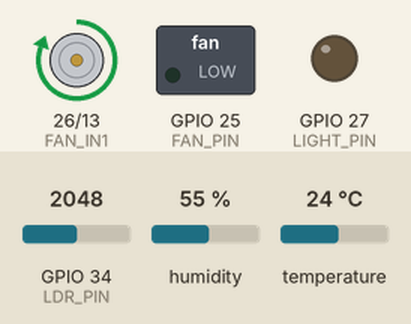
The sketch below on a simulated ESP32. Shown: motor-driver pin pairs drawn as motors (green arrow = first pin HIGH = forward, orange = second pin HIGH = backward, longer = more drive), switched loads named in the sketch (green lamp = pin HIGH), output pins drawn as LEDs (lit = HIGH). The inputs (shaded band) are chosen by the test bench; at power-on: GPIO 34 (LDR_PIN) = 2048, temperature 24 °C, humidity 55 % (analog values on the 0–4095 scale). WiFi joins after 1.5 s; servers stay silent unless stated; uploads are accepted with an empty reply; what the sketch prints to the serial monitor is not drawn.

Above: at 3.1 s.
3.2 s: GPIO 34 (LDR_PIN) set to 3237
7.7 s: GPIO 34 (LDR_PIN) set to 3341
At 10.2 s:
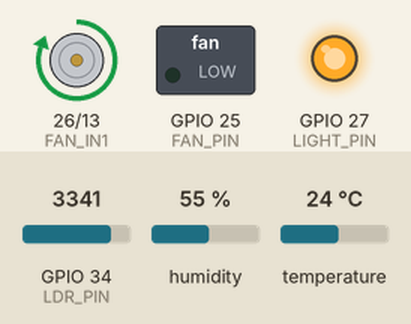
11.7 s: temperature set to 29 °C
15.7 s: temperature set to 32 °C
At 18.4 s:
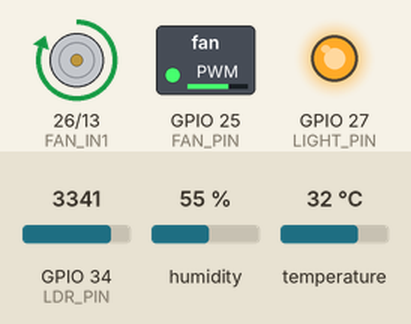
19.7 s: GPIO 34 (LDR_PIN) set to 491
At 21.9 s:
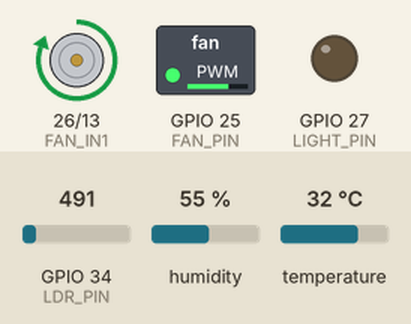
23.7 s: temperature set to 41 °C
At 25.4 s:
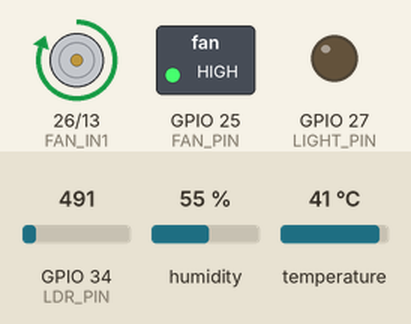
Timing chart, 0 to 26.9 s (numbered marks = the images above; inputs shaded):
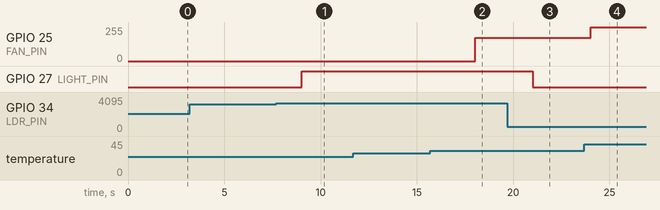

The sketch:

smart_home_esp32.ino
```cpp
/* ─────────────────────────────────────────────────────────────
   SMART HOME CONTROL SYSTEM — ESP32 Firmware
   Matches the "Overview" dashboard:
     • Temperature + Humidity  (DHT11)
     • LDR (Lux)               (analog light sensor)
     • Room Light              (relay ON/OFF)
     • Fan                     (12 V DC motor via L298N, PWM speed 0-100%)
     • Automatic / Manual mode
   Talks to the Django backend:
     POST /api/telemetry/  -> sends readings every 3 s, receives device state
     GET  /api/control/    -> polled every 0.4 s so manual ON/OFF from the
                              dashboard reaches the relay almost instantly
   -----------------------------------------------------------------
   Libraries (install via Arduino Library Manager):
     • "DHT sensor library" by Adafruit  (+ Adafruit Unified Sensor)
     • "ArduinoJson" by Benoit Blanchon  (v6 or v7)
   Board: "ESP32 Dev Module"
   ───────────────────────────────────────────────────────────── */

#include <WiFi.h>
#include <HTTPClient.h>
#include <DHT.h>
#include <ArduinoJson.h>
#include "secrets.h"        // Wi-Fi credentials (git-ignored; see secrets.example.h)

/* ══════════════ 1. CONFIG — EDIT THESE ══════════════ */
const char* WIFI_SSID = WIFI_SSID_SECRET;
const char* WIFI_PASS = WIFI_PASS_SECRET;

// Django server address. Use your PC's LAN IP (run `ipconfig` / `ip addr`),
// NOT 127.0.0.1 — the ESP32 needs to reach your computer over the network.
// No trailing slash.
// LOCAL  : "http://10.250.164.58:8000"           (laptop LAN IP)
// ONLINE : "http://smarthome24.pythonanywhere.com"   (PythonAnywhere, plain http — no cert needed)
const char* SERVER_BASE = "http://smarthome24.pythonanywhere.com";

const String TELEMETRY_URL = String(SERVER_BASE) + "/api/telemetry/";
const String CONTROL_URL   = String(SERVER_BASE) + "/api/control/";

/* ══════════════ 2. PIN MAP ══════════════ */
#define DHT_PIN     33      // DHT11 data
#define DHT_TYPE    DHT11
#define LDR_PIN     34     // LDR analog (ADC1, input-only)

// Which way the divider is wired decides whether the raw ADC value rises or
// falls in light. Set to false if bright light starts reading LOW lux again.
const bool LDR_INVERTED = true;
#define LIGHT_PIN   27     // Relay for Room Light

// ── Fan via L298N motor driver (DC motor only, NOT a 220 V AC fan) ──
#define FAN_PIN     25     // -> ENA  (PWM speed, remove the ENA jumper!)
#define FAN_IN1     26     // -> IN1  (direction)
#define FAN_IN2     13     // -> IN2  (direction)

/* ══════════════ 3. THRESHOLDS (defaults — the dashboard can change them) ══════ */
// These are updated from the server's device state (temp_on / temp_full /
// light_on_lux), so the values below only matter until the first reply arrives.
float TEMP_ON      = 30.0;   // fan turns on above this °C
float TEMP_FULL    = 40.0;   // fan reaches 100% at this °C
int   LIGHT_ON_LUX = 200;    // light turns on below this lux

/* ══════════════ 4. FAN PWM (LEDC) ══════════════ */
const int FAN_CH   = 0;
const int FAN_FREQ = 5000;    // 5 kHz — the L298N cannot switch much faster
const int FAN_RES  = 8;       // 8-bit (0-255)
const int FAN_MIN_DUTY = 90;  // below this a DC motor just buzzes and stalls

/* ══════════════ 5. STATE ══════════════ */
DHT dht(DHT_PIN, DHT_TYPE);

bool  lightOn   = true;
bool  fanOn     = true;
int   fanSpeed  = 65;     // %
bool  autoMode  = true;

unsigned long lastSend = 0;
unsigned long lastPoll = 0;
const unsigned long SEND_EVERY = 3000;   // telemetry: read sensors + log to server
const unsigned long POLL_EVERY = 400;    // control: how fast manual commands land

/* ─────────────────────────────────────────────────────────── */
void setup() {
  Serial.begin(115200);
  delay(300);

  pinMode(LIGHT_PIN, OUTPUT);

  // L298N: IN1/IN2 fix the rotation direction, ENA carries the PWM speed.
  pinMode(FAN_IN1, OUTPUT);
  pinMode(FAN_IN2, OUTPUT);
  digitalWrite(FAN_IN1, HIGH);         // swap these two if the fan spins backwards
  digitalWrite(FAN_IN2, LOW);

  ledcSetup(FAN_CH, FAN_FREQ, FAN_RES);
  ledcAttachPin(FAN_PIN, FAN_CH);

  dht.begin();
  analogReadResolution(12);            // 0-4095

  connectWiFi();
}

void loop() {
  if (WiFi.status() != WL_CONNECTED) connectWiFi();

  // ── Fast control poll — manual commands land within ~0.4 s ──
  if (millis() - lastPoll >= POLL_EVERY) {
    lastPoll = millis();
    fetchControl();
  }

  if (millis() - lastSend >= SEND_EVERY) {
    lastSend = millis();

    float temp = dht.readTemperature();
    float hum  = dht.readHumidity();
    if (isnan(temp)) temp = 0;
    if (isnan(hum))  hum  = 0;
    int   lux  = readLux();

    // ── Automatic mode: device decides locally ──
    if (autoMode) {
      lightOn = (lux < LIGHT_ON_LUX);
      if (temp > TEMP_ON) {
        fanOn    = true;
        // linear 40 % at TEMP_ON → 100 % at TEMP_FULL
        float t = constrain(temp, TEMP_ON, TEMP_FULL);
        fanSpeed = (int)(40 + (t - TEMP_ON) * 60.0 / (TEMP_FULL - TEMP_ON));
      } else {
        fanOn    = false;
        fanSpeed = 0;
      }
    }

    applyOutputs();
    sendTelemetry(temp, hum, lux);
  }
}

/* ── Wi-Fi ── */
void connectWiFi() {
  Serial.printf("Connecting to %s", WIFI_SSID);
  WiFi.mode(WIFI_STA);
  WiFi.begin(WIFI_SSID, WIFI_PASS);
  unsigned long t0 = millis();
  while (WiFi.status() != WL_CONNECTED && millis() - t0 < 15000) {
    delay(400); Serial.print(".");
  }
  if (WiFi.status() == WL_CONNECTED)
    Serial.printf("\n[OK] Connected. IP: %s\n", WiFi.localIP().toString().c_str());
  else
    Serial.println("\n[!!] WiFi failed, will retry.");
}

/* ── LDR -> approx lux (calibrate for your divider) ── */
int readLux() {
  int raw = analogRead(LDR_PIN);          // 0-4095
  int lux = LDR_INVERTED ? map(raw, 0, 4095, 1000, 0)   // raw falls in light
                         : map(raw, 0, 4095, 0, 1000);  // raw rises in light
  Serial.printf("[ldr] raw=%4d -> %4d lux\n", raw, constrain(lux, 0, 1000));
  return constrain(lux, 0, 1000);
}

/* ── Drive relay + fan PWM ── */
void applyOutputs() {
  digitalWrite(LIGHT_PIN, lightOn ? HIGH : LOW);

  int duty = 0;
  if (fanOn && fanSpeed > 0) {
    // Scale 1-100 % into FAN_MIN_DUTY..255 so even 1 % actually turns the motor.
    duty = map(fanSpeed, 1, 100, FAN_MIN_DUTY, 255);
  }
  ledcWrite(FAN_CH, duty);
}

/* ── Signal strength % from RSSI ── */
int signalPct() {
  if (WiFi.status() != WL_CONNECTED) return 0;
  int rssi = WiFi.RSSI();               // ~ -30 (great) .. -90 (poor)
  return constrain(2 * (rssi + 100), 0, 100);
}

/* ── Server is the source of truth for mode + manual targets.
      Returns true (and drives the outputs) only when something changed. ── */
bool applyServerState(JsonDocument& in) {
  bool prevLight = lightOn, prevFan = fanOn, prevAuto = autoMode;
  int  prevSpeed = fanSpeed;

  // Automation thresholds set on the dashboard (Automation page)
  TEMP_ON      = in["temp_on"]      | TEMP_ON;
  TEMP_FULL    = in["temp_full"]    | TEMP_FULL;
  LIGHT_ON_LUX = in["light_on_lux"] | LIGHT_ON_LUX;
  if (TEMP_FULL <= TEMP_ON) TEMP_FULL = TEMP_ON + 5;

  autoMode = in["auto_mode"] | autoMode;
  if (!autoMode) {                       // manual: obey server
    lightOn  = in["light_on"]  | lightOn;
    fanOn    = in["fan_on"]    | fanOn;
    fanSpeed = in["fan_speed"] | fanSpeed;
  }

  bool changed = (lightOn != prevLight || fanOn != prevFan ||
                  fanSpeed != prevSpeed || autoMode != prevAuto);
  if (changed) applyOutputs();           // switch the relay immediately
  return changed;
}

/* ── GET the wanted device state (cheap, no DB write on the server) ── */
void fetchControl() {
  if (WiFi.status() != WL_CONNECTED) return;

  HTTPClient http;
  http.setConnectTimeout(1000);          // don't stall the loop if server is down
  http.setTimeout(1000);
  http.begin(CONTROL_URL);
  int code = http.GET();

  if (code == 200) {
    StaticJsonDocument<512> in;
    if (deserializeJson(in, http.getString()) == DeserializationError::Ok) {
      if (applyServerState(in))
        Serial.printf("[ctrl] light=%d fan=%d/%d%% %s\n",
                      lightOn, fanOn, fanSpeed, autoMode ? "AUTO" : "MANUAL");
    }
  }
  http.end();
}

/* ── POST telemetry, read back device state ── */
void sendTelemetry(float temp, float hum, int lux) {
  if (WiFi.status() != WL_CONNECTED) return;

  StaticJsonDocument<320> doc;
  doc["temperature"] = temp;
  doc["humidity"]    = hum;
  doc["ldr"]         = lux;
  doc["fan_speed"]   = fanSpeed;
  doc["light_on"]    = lightOn;
  doc["fan_on"]      = fanOn;
  doc["auto_mode"]   = autoMode;
  doc["signal"]      = signalPct();
  doc["uptime_ms"]   = millis();

  String body;
  serializeJson(doc, body);

  HTTPClient http;
  http.setConnectTimeout(1500);
  http.setTimeout(1500);
  http.begin(TELEMETRY_URL);
  http.addHeader("Content-Type", "application/json");
  int code = http.POST(body);

  if (code == 200) {
    String resp = http.getString();
    StaticJsonDocument<512> in;
    if (deserializeJson(in, resp) == DeserializationError::Ok)
      applyServerState(in);
    Serial.printf("[%d] T=%.1f H=%.0f L=%d  light=%d fan=%d/%d%% %s\n",
                  code, temp, hum, lux, lightOn, fanOn, fanSpeed,
                  autoMode ? "AUTO" : "MANUAL");
  } else {
    Serial.printf("POST failed: %d\n", code);
  }
  http.end();
}
```

secrets.example.h
```cpp
// Copy this file to secrets.h and fill in your Wi-Fi credentials.
#pragma once
#define WIFI_SSID_SECRET "YOUR_WIFI_SSID"
#define WIFI_PASS_SECRET "YOUR_WIFI_PASSWORD"
```

Measured:
- the behaviour switches between 3280 and 3281 on GPIO 34 (LDR_PIN) (found by bisection; images 0 and 1)
- the behaviour switches between 30 and 31 °C on temperature (found by bisection; images 1 and 2)
- after the input at 3.2 s, every drawn part: stays the same
- after the input at 7.7 s, GPIO 27 (LIGHT_PIN): LOW → HIGH after 1.3 s
- after the input at 11.7 s, every drawn part: stays the same
- after the input at 15.7 s, GPIO 25 (FAN_PIN): 0/255 → 174/255 after 2.3 s
- after the input at 19.7 s, GPIO 27 (LIGHT_PIN): HIGH → LOW after 1.3 s
- after the input at 23.7 s, GPIO 25 (FAN_PIN): 174/255 → 255/255 after 0.33 s
